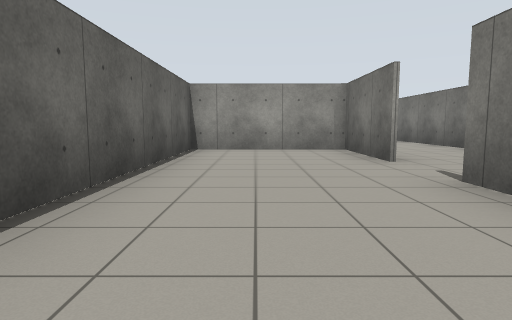
view 1 (above)

18 first-person views from a walk through a robot-simulator world made for Gazebo. The camera is 0.94 m above the floor, tilts 6° down and sees 75° across. The floor is counted in squares, 2 m on a side. Each view is taken from the middle of a square. On the plan, view 1 faces up. The plan holds only what a view shows up to about 9 squares ahead; the rest is blank.

view 2
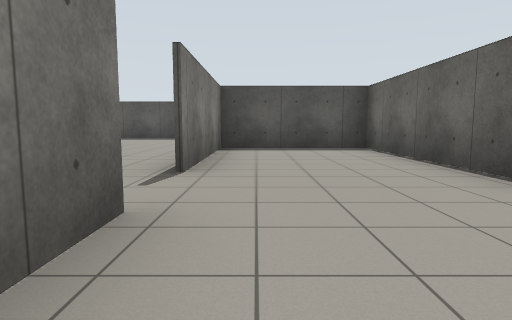

view 3
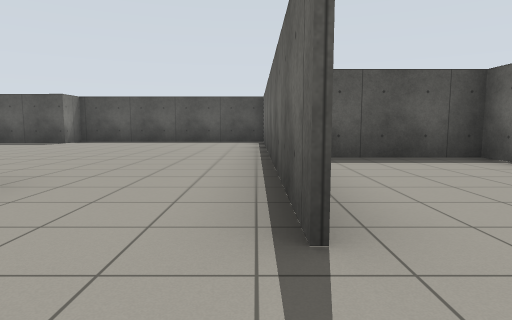

view 4
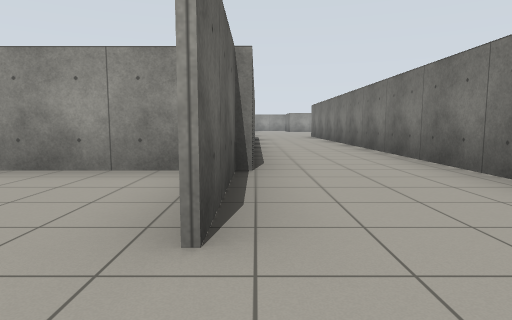

view 5
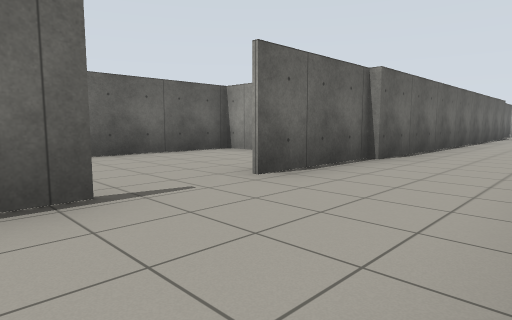

view 6
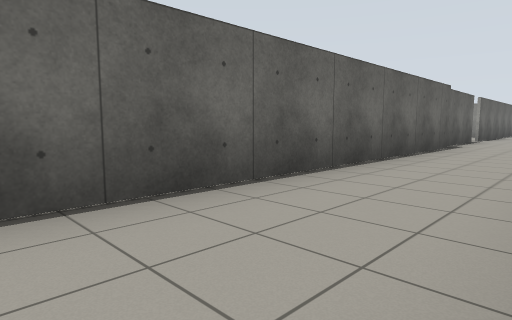

view 7
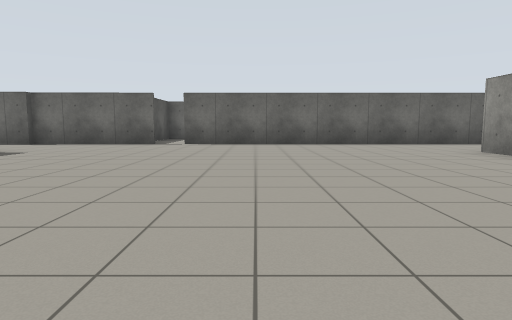

view 8
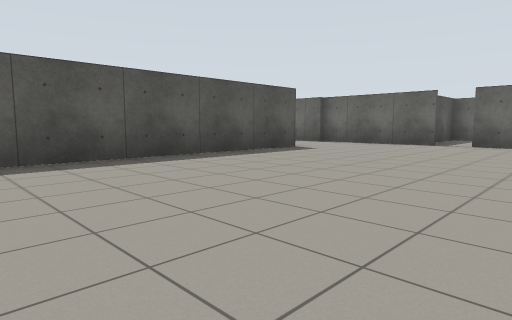

view 9
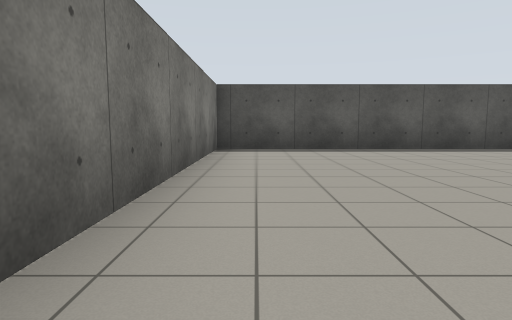

view 10
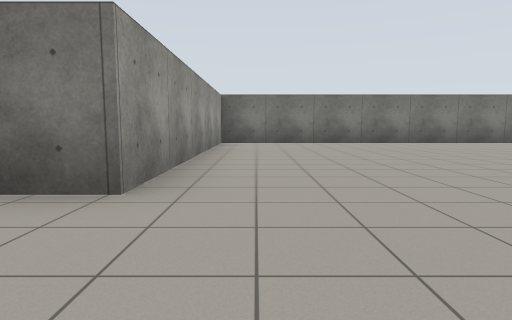

view 11
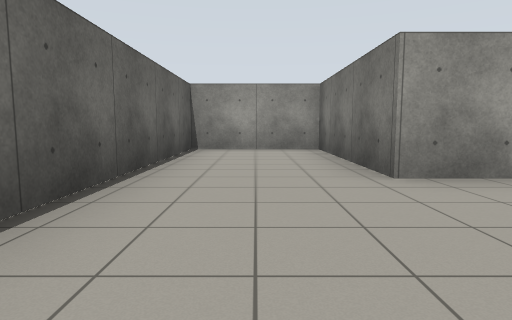

view 12
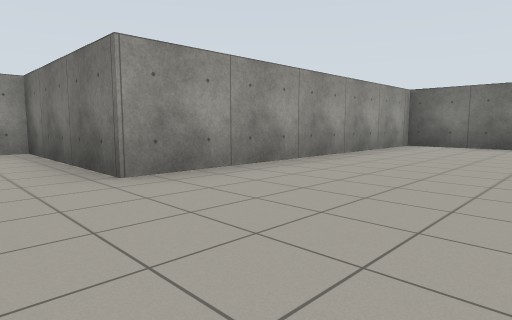

view 13
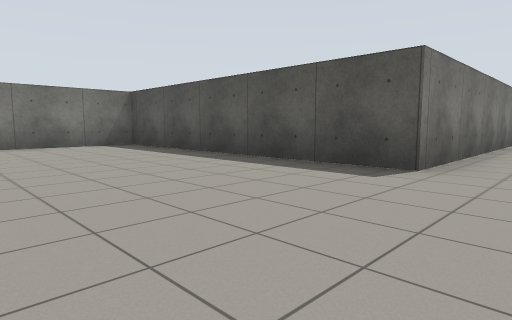

view 14
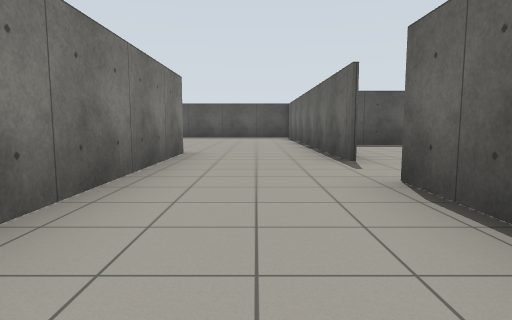

view 15
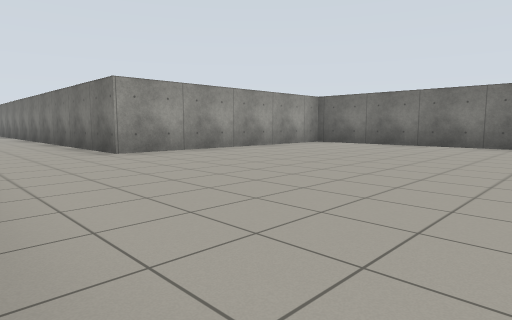

view 16
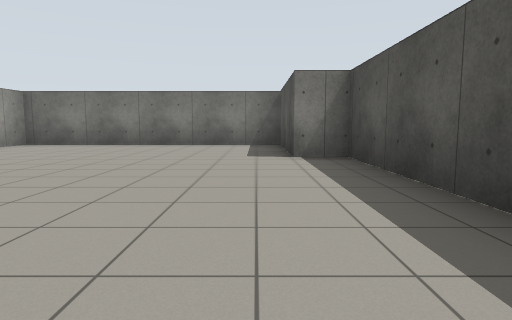

view 17
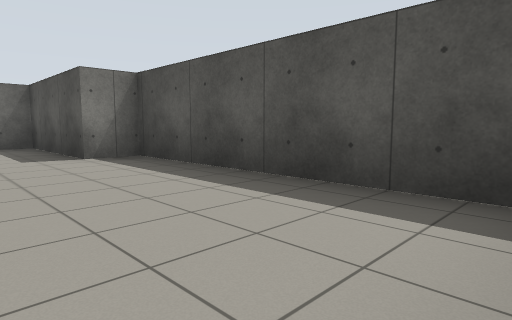

view 18
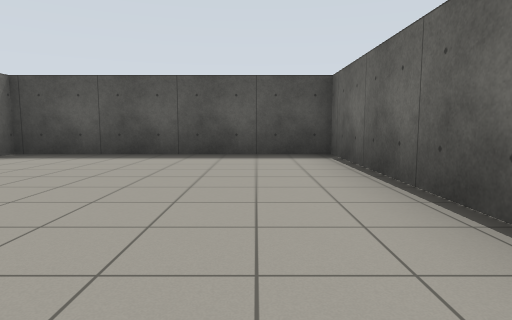

### Floor plan
Points are (right, up) in squares from view 1. A wall is a line through its corners. A room is listed if a view was taken in it or the views show most of it. See-through windows are left out.
Room 1 (views 1, 2)
walls: (1.7, 4.1) (1.7, 6.5); (2, 6.4) (-1.3, 6.4) (-1.3, -0.8) (1.7, -0.8) (1.7, 2.8)
ways out: opening at (2, 3.5) to room 2
Room 2 (views 3, 4, 5, 6, 7, 8, 9, 10, 11, 12, 13, 14)
walls: (1.8, 18.5) (1.8, 15.5); (2, 15.6) (2, 6.4); (1.8, 6.5) (1.8, 4.1); (1.8, 2.8) (1.8, 1.6); (4.2, 1.4) (4.2, 16.4) (10.8, 16.4) (10.8, 24.9) (4.2, 24.9) (4.2, 28.5) (1.8, 28.5) (1.8, 19.1)
ways out: opening at (2, 3.5) to room 1; opening at (3.5, 2) to room 3; opening at (2, 19)
Room 3 (views 15, 16, 17, 18)
walls: (1.8, 1.6) (1.8, -5.4) (6.9, -5.4) (6.9, -4.6) (9.9, -4.6) (9.9, 1.4) (4.2, 1.4)
ways out: opening at (3.5, 2) to room 2

Where each view was taken, in squares from view 1:
view 1: 0 up, 0 right, facing up
view 2: 6 up, 1 right, facing down
view 3: 4 up, 2 right, facing down
view 4: 3 up, 2 right, facing up
view 5: 2 up, 4 right, facing up-left
view 6: 8 up, 4 right, facing up-left
view 7: 21 up, 10 right, facing left
view 8: 21 up, 10 right, facing down-left
view 9: 23 up, 10 right, facing down
view 10: 24 up, 2 right, facing right
view 11: 22 up, 3 right, facing up
view 12: 22 up, 3 right, facing up-right
view 13: 20 up, 3 right, facing down-right
view 14: 7 up, 3 right, facing down
view 15: 4 down, 2 right, facing up-right
view 16: 4 down, 2 right, facing right
view 17: 3 down, 2 right, facing down-right
view 18: 0 up, 3 right, facing down
